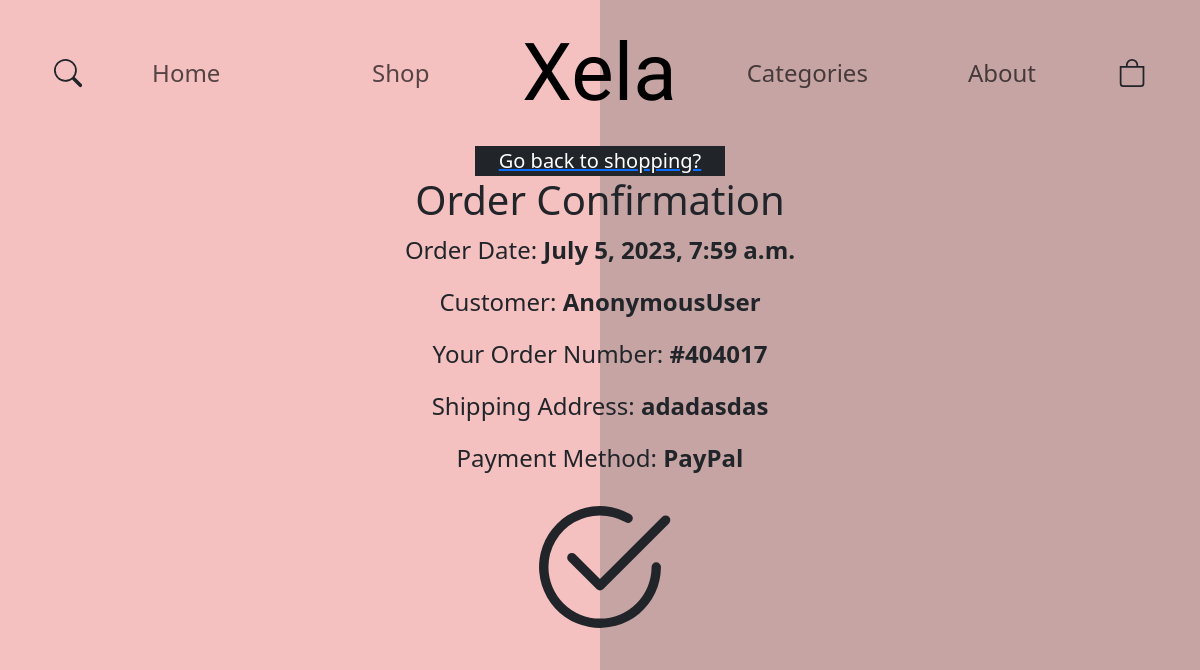
/order_confirmation/1/, run on the app's committed database.
### xelashopapp/models.py (models this page shows, shortened)
class Order(models.Model):
    user = models.ForeignKey(User, on_delete=models.CASCADE)
    order_number = models.IntegerField(default=int(timezone.now().timestamp()))
    cart = models.ForeignKey(Cart, on_delete=models.SET_NULL, null=True)
    total_amount = models.DecimalField(max_digits=10, decimal_places=2)
    created_at = models.DateTimeField(auto_now_add=True)
    status = models.CharField(max_length=255)
    payment_method = models.CharField(max_length=100, null=True)
    shipping_method = models.CharField(max_length=255)
    shipping_address = models.TextField(max_length=100, null=True)
    phone = models.CharField(max_length=50)
    products = models.ManyToManyField(Product, related_name='orders')

### xelashopapp/views.py (the view)
# urls.py: path('order_confirmation/<int:order_id>/', order_confirmation, name='order_confirmation'),
def order_confirmation(request, order_id):
    order = get_object_or_404(Order, id=order_id)
    return render(request, 'order_confirmation.html', {'order': order})

### xelashopapp/templates/order_confirmation.html (shortened to what this page needs)
<!doctype html>
<html lang="en">
<head>
        <link href="https://cdn.jsdelivr.net/npm/bootstrap@5.3.0/dist/css/bootstrap.min.css" rel="stylesheet"
>
</head>
<body>
<header>
    <div class="container">
        <nav class="navbar navbar-expand-lg bg-body-tertiary">
            <div class="container-fluid ">
                <svg xmlns="http://www.w3.org/2000/svg" fill="currentColor" class="bi bi-search" viewBox="0 0 16 16">
                    <path d="M11.742 10.344a6.5 6.5 0 1 0-1.397 1.398h-.001c.03.04.062.078.098.115l3.85 3.85a1 1 0 0 0 1.415-1.414l-3.85-3.85a1.007 1.007 0 0 0-.115-.1zM12 6.5a5.5 5.5 0 1 1-11 0 5.5 5.5 0 0 1 11 0z"/>
                </svg>
                <div class="collapse navbar-collapse justify-content-center " id="navbarNavAltMarkup">
                    <div class="navbar-nav justify-content-evenly align-items-center">
                        <a class="nav-link" aria-current="page" href="{% url 'index' %}">Home</a>
                        <a class="nav-link " href="{% url  'men' %}">Shop</a>
                        <a class="navbar-brand" href="{% url 'index' %}">Xela</a>
                        <a class="nav-link" href="#">Categories</a>
                        <a class="nav-link" href="#">About</a>
                    </div>
                </div>
                <svg xmlns="http://www.w3.org/2000/svg" fill="currentColor" class="bi bi-bag" viewBox="0 0 16 16">
                    <path d="M8 1a2.5 2.5 0 0 1 2.5 2.5V4h-5v-.5A2.5 2.5 0 0 1 8 1zm3.5 3v-.5a3.5 3.5 0 1 0-7 0V4H1v10a2 2 0 0 0 2 2h10a2 2 0 0 0 2-2V4h-3.5zM2 5h12v9a1 1 0 0 1-1 1H3a1 1 0 0 1-1-1V5z"/>
                </svg>
            </div>
        </nav>
    </div>
</header>
<div class="container text-center">
    <a href="{% url 'index' %}"><p class="fs-5 text-center m-0 text-white bg-dark linkot">Go back to shopping?</p></a>
<h1 class="fs-1">Order Confirmation</h1>
    <p class="fs-4">Order Date: <b>{{ order.created_at }}</b></p>
    <p class="fs-4">Customer: <b>{{ user }}</b></p>
    <p class="fs-4">Your Order Number: <b>#{{ order.order_number}}</b></p>
    <p class="fs-4">Shipping Address: <b>{{ order.shipping_address }}</b></p>
    <p class="fs-4">Payment Method: <b>{{ order.payment_method }}</b></p>
</div>
</body>
</html>

### xelashopapp/templates/order_confirmation.html (style rules this page uses)
.navbar-brand { font-size: 80px; font-family: 'Fenix', serif; margin: 0 !important; font-weight: 500; }
.navbar-nav .nav-link { padding: 10px 30px; }
.navbar-collapse { display: flex; }
.navbar svg { width: 40px; height: 40px; }
.nav-link { font-size: 24px; padding-left: 70px !important; padding-right: 30px !important; font-weight: 500; min-width: 220px; }
.bg-body-tertiary { background-color: transparent !important; }
html, body { min-height: 100vh; display: flex; flex-direction: column; background: linear-gradient(90deg, rgba(244, 192, 192, 1) 0%, rgba(244, 192, 192, 1) 50%, rgba(198, 164, 164, 1) 50%, rgba(198, 164, 164, 1) 100%); }
.linkot { width: 250px; margin: 0 auto !important; }

### data on the page
Order: created_at "July 5, 2023, 7:59 a.m.", order_number "404017", shipping_address "adadasdas", payment_method "PayPal"

### other printed values
{{ user }} "AnonymousUser"
